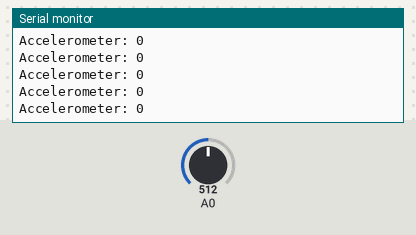
Simulated run of this sketch. Board: Arduino Uno, built with avr-gcc and run on an emulated ATmega328P. Shown: the last lines printed to the serial monitor. Inputs (shaded band) come from the test bench; at power-on: A0 = 512.

Above: at 1.2 s.
1.3 s: A0 set to 552
At 2.4 s:
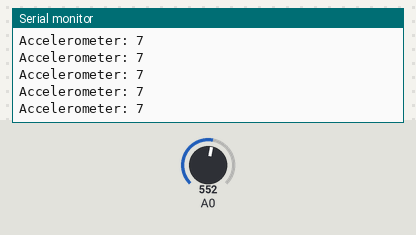
4.3 s: A0 set to 577
At 5.3 s:
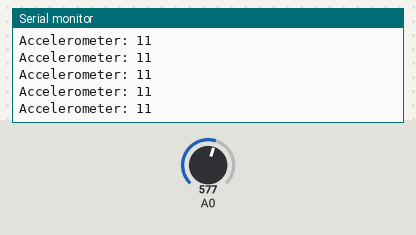
7.3 s: A0 set to 476
At 7.9 s:
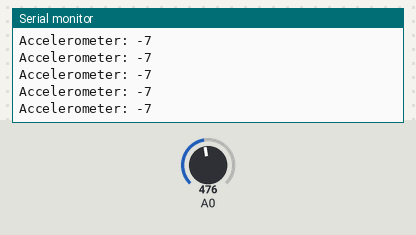
10.3 s: A0 set to 445
At 11.1 s:
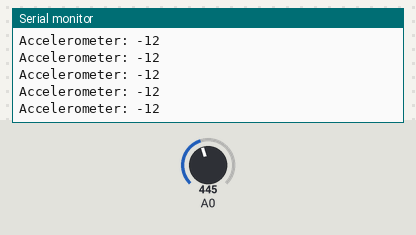
Timing chart, 0 to 13.3 s (numbered marks = the images above; inputs shaded):
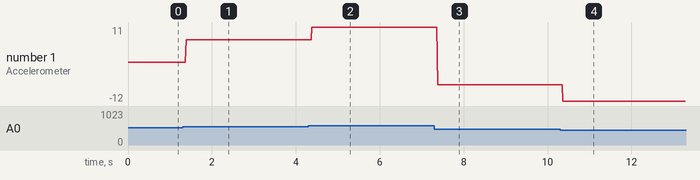

Measured:
- after the input at 1.3 s, the serial monitor: prints a new line after 0.09 s (image 1)
- after the input at 4.3 s, the serial monitor: prints a new line after 0.08 s (image 2)
- after the input at 7.3 s, the serial monitor: prints a new line after 0.08 s (image 3)
- after the input at 10.3 s, the serial monitor: prints a new line after 0.07 s (image 4)
- plotted number 1: 0 → 7 after the input at 1.3 s, 7 → 11 after the input at 4.3 s, 11 → -7 after the input at 7.3 s, -7 → -12 after the input at 10.3 s

The sketch:

arduino_test.pde
```cpp
// Arduino - Analog Accelerometer
// Plug accelerometer output into Arduino analog pin 0
// Open Serial monitor at 9600bps to see accelerometer value

int angle = 0; // variable used to hold the "rough angle" approximation

void setup(){

  Serial.begin(9600); // start Serial monitor to print values

  analogReference(EXTERNAL); // tell Arduino to use the voltage connected to the Aref pin for analog reference

}

void loop(){

  angle = analogRead(0); // read the accelerometer from Analog pin 0

  angle = map(angle, 0, 1023, -90, 90); // map the value from a 10 bit to a rough angle in either direction

  Serial.print("Accelerometer: "); // print the word "Accelerometer: " first
  Serial.println(angle); // then print the value of the variable "angle"

}
```
